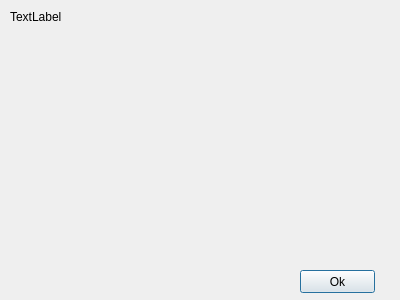
<?xml version="1.0" encoding="UTF-8"?>
<ui version="4.0">
 <class>ContributorDialog</class>
 <widget class="QDialog" name="ContributorDialog">
  <property name="geometry">
   <rect>
    <x>0</x>
    <y>0</y>
    <width>400</width>
    <height>300</height>
   </rect>
  </property>
  <property name="windowTitle">
   <string>鸣谢</string>
  </property>
  <widget class="QPushButton" name="pushButton">
   <property name="geometry">
    <rect>
     <x>300</x>
     <y>270</y>
     <width>75</width>
     <height>23</height>
    </rect>
   </property>
   <property name="text">
    <string>Ok</string>
   </property>
  </widget>
  <widget class="QLabel" name="label">
   <property name="geometry">
    <rect>
     <x>10</x>
     <y>10</y>
     <width>381</width>
     <height>251</height>
    </rect>
   </property>
   <property name="text">
    <string>TextLabel</string>
   </property>
   <property name="alignment">
    <set>Qt::AlignLeading|Qt::AlignLeft|Qt::AlignTop</set>
   </property>
  </widget>
 </widget>
 <resources/>
 <connections/>
</ui>
